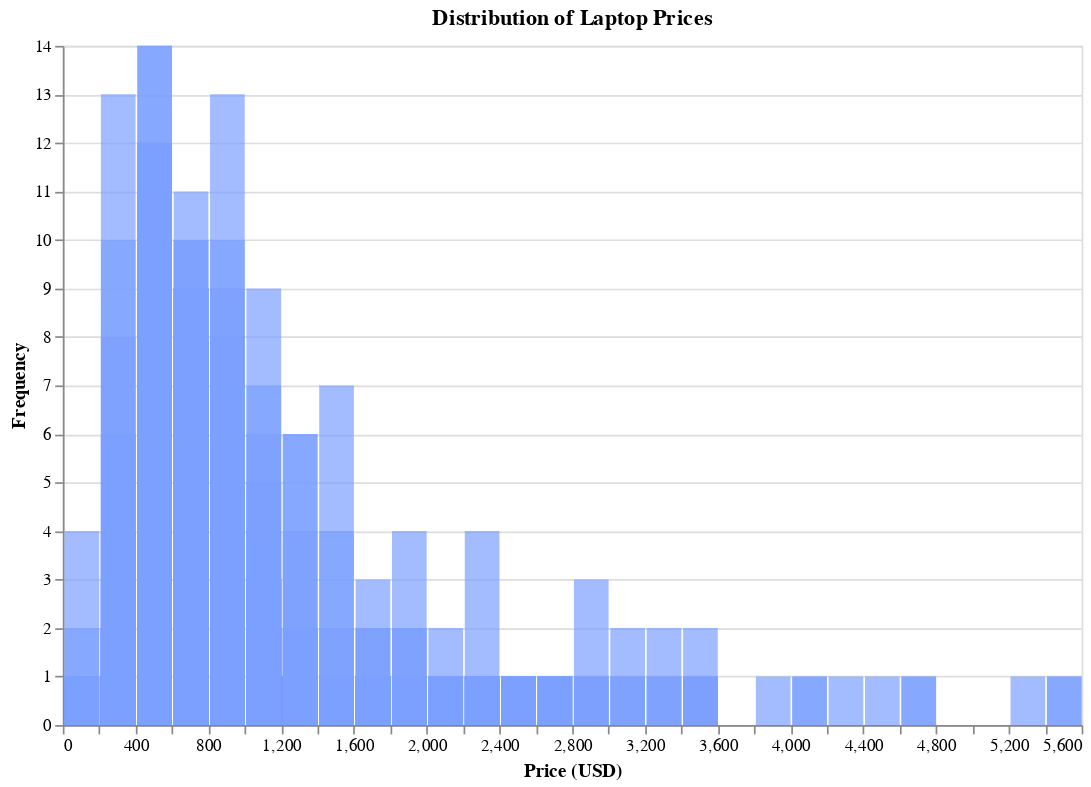

The notebook cell this image was saved under:
### Code cell
import altair as alt

df['Price'] = df['Price'].astype(int)

# Create a histogram of laptop prices
chart = alt.Chart(df).mark_bar(
    color='#7ca0ff',  # Bar color
    opacity=0.7       # Bar opacity
).encode(
    x=alt.X('Price:Q', bin=alt.Bin(maxbins=40), title='Price (USD)'),
    y=alt.Y('count()', title='Frequency'),
    tooltip=[alt.Tooltip('count()', title='Frequency'), alt.Tooltip('Price:Q', title='Price Range')]
).properties(
    title='Distribution of Laptop Prices',
    width=600,
    height=400
)

chart.display()

### Figure 1 — Vega-Lite specification as saved in the notebook (floating-point values rounded to 4 significant figures; data arrays with more than 128 entries replaced by an {"elided": "..."} marker saying what was removed)
{"config": {"view": {"continuousWidth": 300, "continuousHeight": 300}}, "data": {"name": "data-df7cd1ce04371c9aff8a92be401fa33c"}, "mark": {"type": "bar", "color": "#7ca0ff", "opacity": 0.7}, "encoding": {"tooltip": [{"aggregate": "count", "title": "Frequency", "type": "quantitative"}, {"field": "Price", "title": "Price Range", "type": "quantitative"}], "x": {"bin": {"maxbins": 40}, "field": "Price", "title": "Price (USD)", "type": "quantitative"}, "y": {"aggregate": "count", "title": "Frequency", "type": "quantitative"}}, "height": 400, "title": "Distribution of Laptop Prices", "width": 600, "$schema": "https://vega.github.io/schema/vega-lite/v5.16.3.json", "datasets": {"data-df7cd1ce04371c9aff8a92be401fa33c": {"elided": "991 records"}}}
